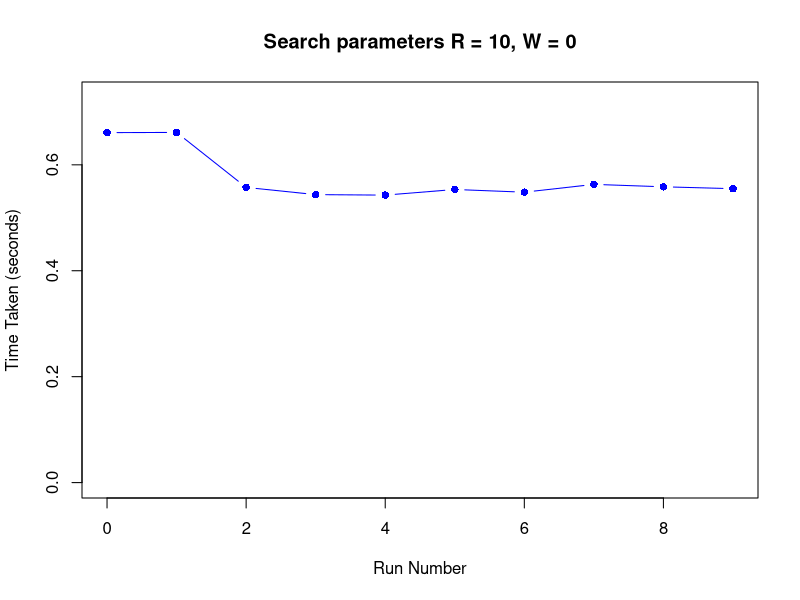
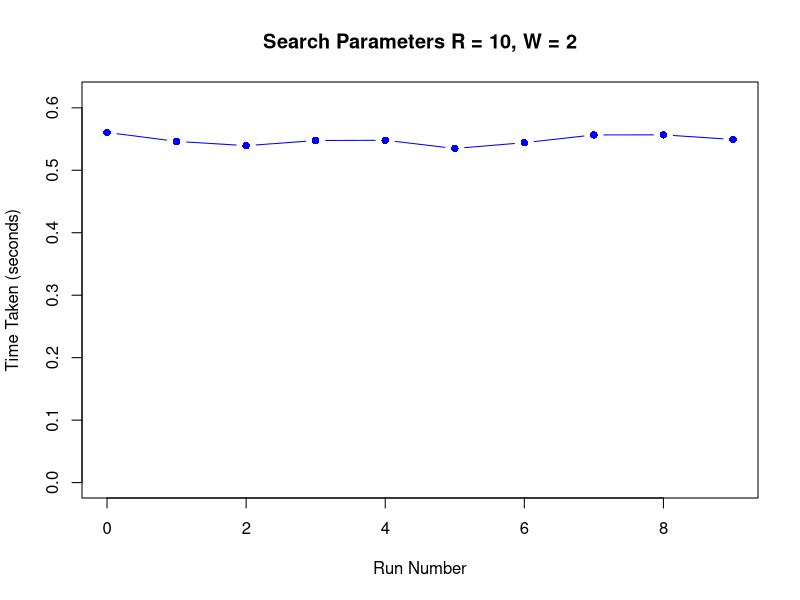
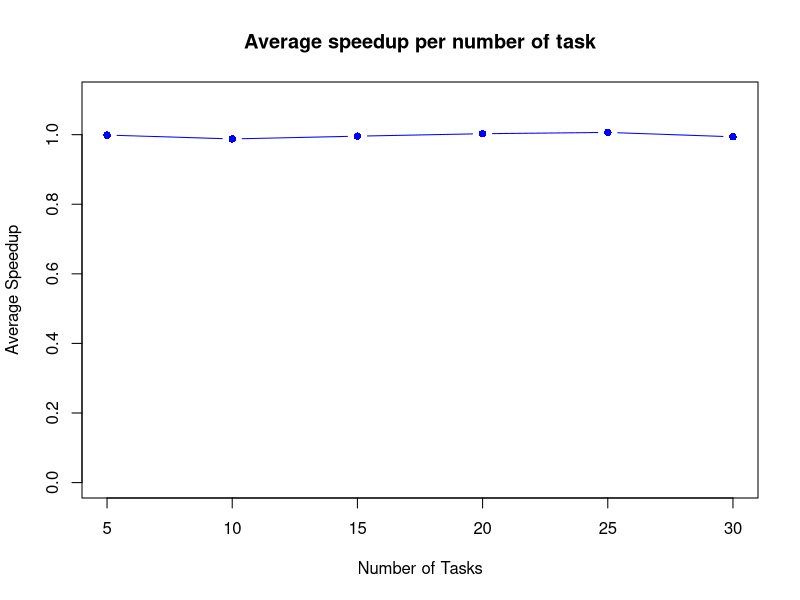
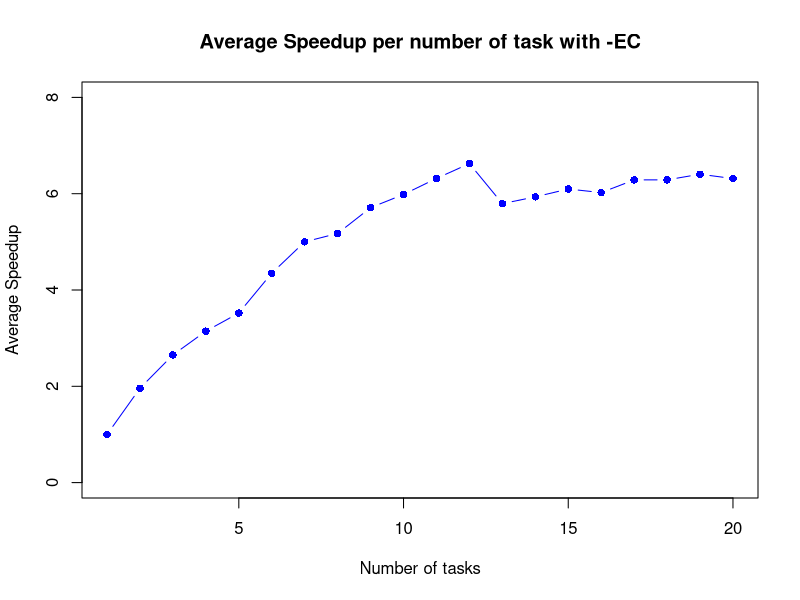
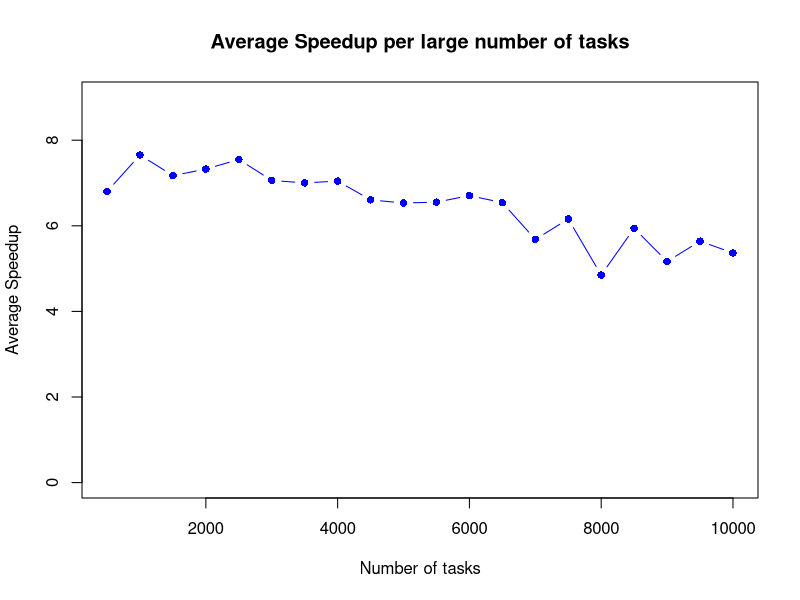
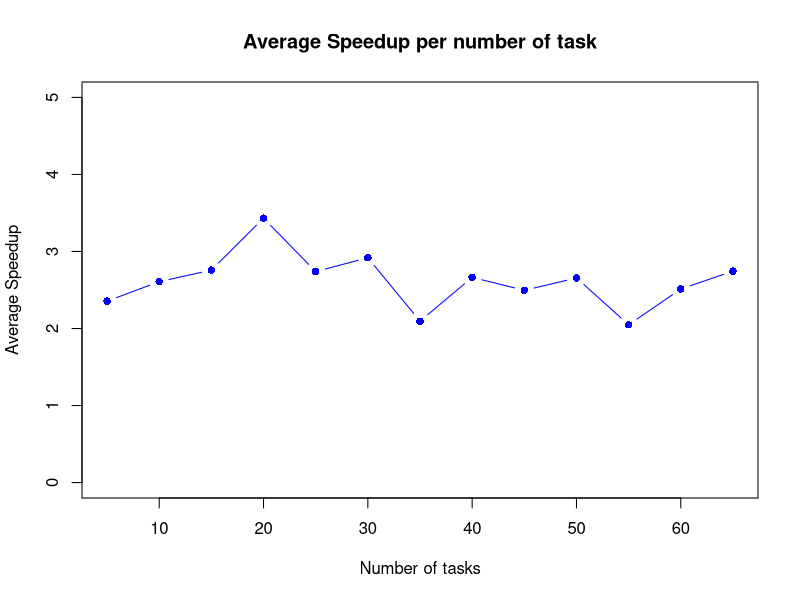

R code for these plots, in order:
# Figur 1 - 4

#Figur 1
runs <- c(0, 1, 2, 3, 4, 5, 6, 7, 8, 9)
time_taken <- c(0.660790, 0.661175, 0.557329, 0.543740, 0.542802, 0.553452, 0.548347, 0.563096, 0.558516, 0.554964)


# Create a data frame
data <- data.frame(Run = runs, Time = time_taken)


# Find the minimum and maximum y values to set the limits
min_y <- min(time_taken)
max_y <- max(time_taken)

# Plot the graph
plot(data$Run, data$Time, 
     type = "b",  # Both points and lines
     xlab = "Run Number",
     ylab = "Time Taken (seconds)",
     main = "Search parameters R = 10, W = 0",
     pch = 16,    # Point type
     col = "blue",
     ylim = c(0, max_y * 1.1))  # Set y-axis limits to zoom in slightly

#Figur 2
runs <- c(0, 1, 2, 3, 4, 5, 6, 7, 8, 9)
time_taken <- c(0.560613, 0.546230, 0.539421, 0.547647, 0.548046, 0.534922, 0.544242, 0.556604, 0.556736, 0.549296)

# Create a data frame
data <- data.frame(Run = runs, Time = time_taken)


# Find the minimum and maximum y values to set the limits
min_y <- min(time_taken)
max_y <- max(time_taken)

# Plot the graph
plot(data$Run, data$Time, 
     type = "b",  # Both points and lines
     xlab = "Run Number",
     ylab = "Time Taken (seconds)",
     main = "Search Parameters R = 10, W = 2",
     pch = 16,    # Point type
     col = "blue",
     ylim = c(0, max_y * 1.1))  # Set y-axis limits to zoom in slightly


#Figur 3
runs <- c(5, 10, 15, 20, 25, 30)
time_taken <- c(0.9987605582694478, 0.9876909300097844, 0.9956608889483511, 1.002690616120719, 1.006393504113481, 0.9938562872138282)
# Create a data frame
data <- data.frame(Run = runs, Time = time_taken)


# Find the minimum and maximum y values to set the limits
min_y <- min(time_taken)
max_y <- max(time_taken)

# Plot the graph
plot(data$Run, data$Time, 
     type = "b",  # Both points and lines
     xlab = "Number of Tasks",
     ylab = "Average Speedup",
     main = "Average speedup per number of task",
     pch = 16,    # Point type
     col = "blue",
     ylim = c(0, max_y * 1.1))  # Set y-axis limits to zoom in slightly



#Figur 4
tasks <- c(1, 2, 3, 4, 5, 6, 7, 8, 9, 10, 11, 12, 13, 14, 15, 16, 17, 18, 19, 20)
average_speedups <- c(0.9990865203716257, 1.9601258284737426, 2.6517997413780234, 3.1453609961245435, 3.5217193786590406, 4.348759162104267, 5.000340723553035, 5.1748394306626295, 5.710124791969634, 5.985184724368407, 6.317090034082443, 6.62569055935551, 5.793965463367269, 5.934486818584351, 6.0976198101098475, 6.023243642095963, 6.286700317464327, 6.287550790897958, 6.404753607066754, 6.314626000797497)

# Create a data frame
speedup_data <- data.frame(Tasks = tasks, Speedup = average_speedups)

min_y <- min(speedup_data)
max_y <- max(speedup_data)

# Plot the graph
plot(speedup_data$Tasks, speedup_data$Speedup, 
     type = "b",  # Both points and lines
     xlab = "Number of tasks",
     ylab = "Average Speedup",
     main = "Average Speedup per number of task with -EC",
     pch = 16,    # Point type
     col = "blue",
     ylim = c(0, 8))  # Set y-axis limits to zoom in slightly


#Figur 5
tasks <-  c(500, 1000, 1500, 2000, 2500, 3000, 3500, 4000, 4500, 5000, 5500, 6000, 6500, 7000, 7500, 8000, 8500, 9000, 9500, 10000)
average_speedups <- c(6.799359383062113, 7.654697875099361, 7.1720058377733995, 7.326795671227302, 7.5496140016204825, 
                      7.060598132616516, 7.002087747643056, 7.045000035332007, 6.605445012030275, 6.53247041222088, 
                      6.55237979315247, 6.7056134499293485, 6.5408894574036776, 5.681059774685889, 6.159431466387851, 
                      4.849636021071692, 5.940407649037768, 5.165300576133607, 5.641159033767562, 5.364351232888967)


# Create a data frame
speedup_data <- data.frame(Tasks = tasks, Speedup = average_speedups)

min_y <- min(speedup_data)
max_y <- max(speedup_data)

# Plot the graph
plot(speedup_data$Tasks, speedup_data$Speedup, 
     type = "b",  # Both points and lines
     xlab = "Number of tasks",
     ylab = "Average Speedup",
     main = "Average Speedup per large number of tasks",
     pch = 16,    # Point type
     col = "blue",
     ylim = c(0, 9))  # Set y-axis limits to zoom in slightly



tasks <- c(5, 10, 15, 20, 25, 30, 35, 40, 45, 50, 55, 60, 65)
average_speedups <- c(2.3555337598080865, 2.6084486832665257, 2.7583347757764587, 3.4321835443037974, 2.7395704968832195,
                      2.91865468088425, 2.0952399480832784, 2.663905987026778, 2.4957292669978988, 2.65622415434763,
                      2.0490325723830733, 2.5127746853088717, 2.7455080681096518)


# Create a data frame
speedup_data <- data.frame(Tasks = tasks, Speedup = average_speedups)

min_y <- min(speedup_data)
max_y <- max(speedup_data)

# Plot the graph
plot(speedup_data$Tasks, speedup_data$Speedup, 
     type = "b",  # Both points and lines
     xlab = "Number of tasks",
     ylab = "Average Speedup",
     main = "Average Speedup per number of task",
     pch = 16,    # Point type
     col = "blue",
     ylim = c(0, 5))  # Set y-axis limits to zoom in slightly

